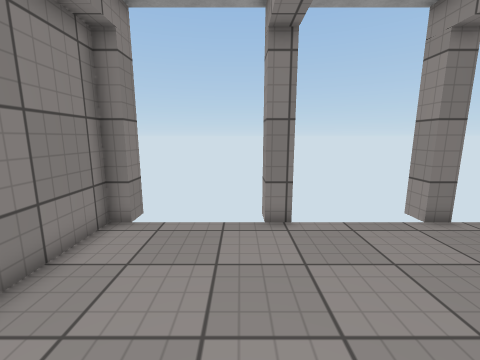
[1] (above)

12 first-person views from a walk through a Unity game level. The camera is 1.4 m above the floor, tilts 10° down and sees 90° across. The floor is counted in squares, 0.5 m on a side. Each view is taken from the middle of a square. On the plan, view 1 faces up. The plan holds only what a view shows up to about 18 squares ahead; the rest is blank. The player character is not drawn. Surface patterns are stand-ins for the level's own textures.

[2]
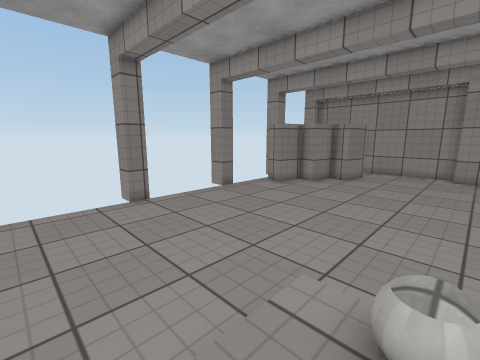

[3]
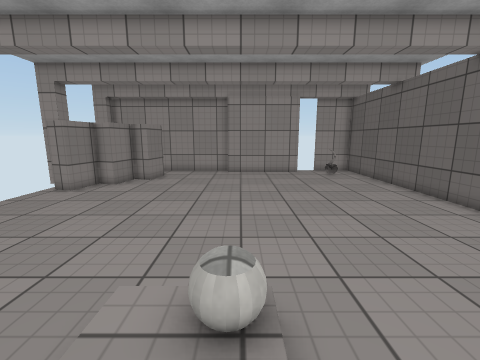

[4]
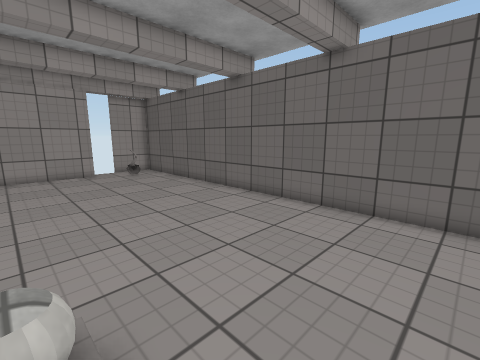

[5]
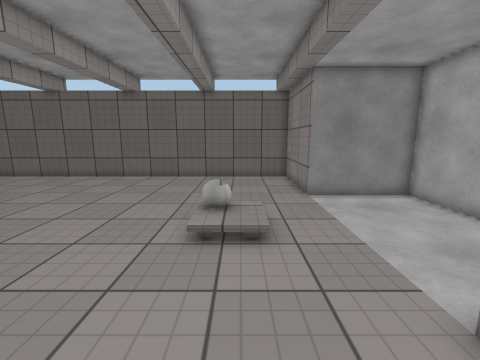

[6]
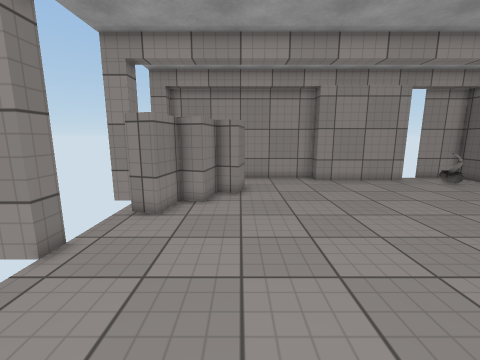

[7]
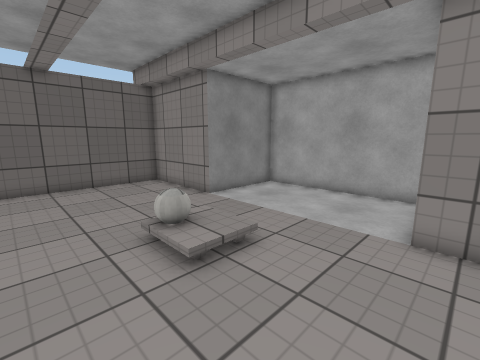

[8]
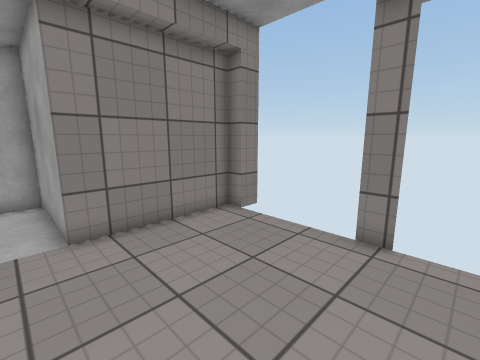

[9]
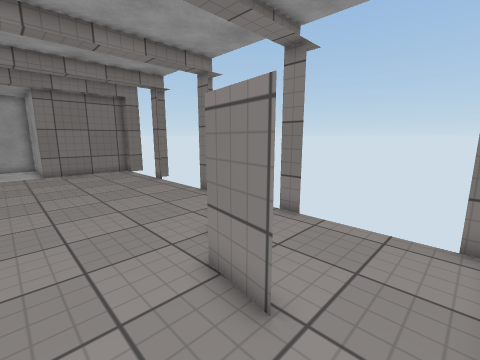

[10]
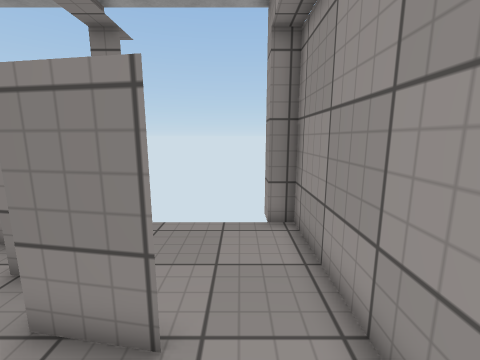

[11]
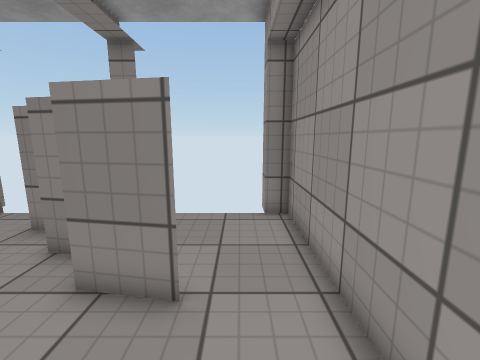

[12]
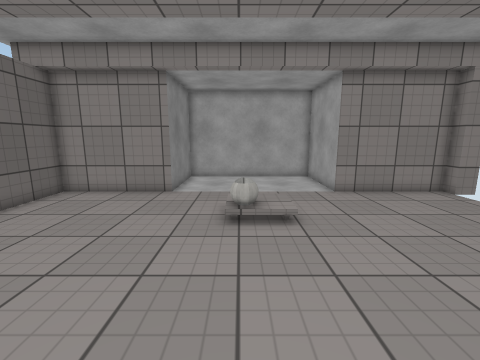

### Floor plan
Points are (right, up) in squares from view 1. A wall is a line through its corners. A room is listed if a view was taken in it or the views show most of it. See-through windows are left out.
Room 1 (views 1, 2, 3, 4, 5, 6, 7, 8, 9, 10, 11, 12)
walls: (13.3, 4.2) (11.2, 4.5) (11.6, 5.7) (9.6, 6) (10, 7.3); (7, 7.7) (6.2, 7.7); (15, 2.7) (12.9, 3.1); (1.8, 7.7) (0.8, 7.7); (12.5, 7.7) (11.6, 7.7); (16.7, -7.8) (16.7, -2) (17.8, -2) (17.8, 7.7) (16.9, 7.7); (-4.4, 7.7) (-4.4, 2) (-9.4, 2) (-9.4, -6.6) (-4.4, -6.6) (-4.4, -12.3) (17.8, -12.3) (17.8, -9.4)
low walls: (15.3, -10.3) (15.7, -10.1)
ways out: gap at (1, 8); gap at (6, 8); gap at (17, 8)

Positions as (right, up) in squares from view 1, and headings:
1: (0, 0), facing up
2: (-3, -3), facing up-right
3: (-3, -3), facing right
4: (-3, -3), facing down-right
5: (-1, 5), facing down
6: (1, 3), facing right
7: (3, 3), facing down-left
8: (3, 1), facing up-left
9: (17, 0), facing up-left
10: (16, 0), facing up
11: (16, -1), facing up
12: (8, -3), facing left
